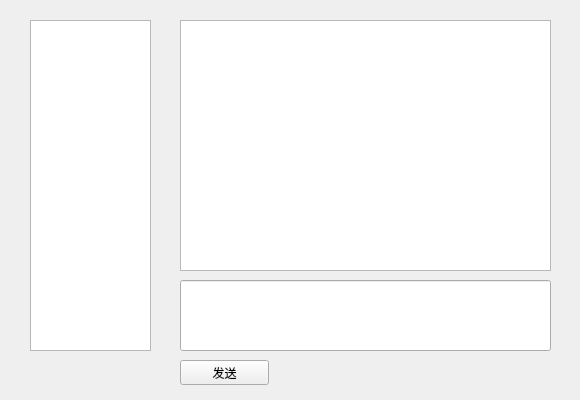
<?xml version="1.0" encoding="UTF-8"?>
<ui version="4.0">
 <class>ChatWidget</class>
 <widget class="QWidget" name="ChatWidget">
  <property name="geometry">
   <rect>
    <x>0</x>
    <y>0</y>
    <width>580</width>
    <height>400</height>
   </rect>
  </property>
  <property name="windowTitle">
   <string>chatWidget</string>
  </property>
  <widget class="QListWidget" name="friendList">
   <property name="geometry">
    <rect>
     <x>30</x>
     <y>20</y>
     <width>121</width>
     <height>331</height>
    </rect>
   </property>
  </widget>
  <widget class="QLineEdit" name="chatEdit">
   <property name="geometry">
    <rect>
     <x>180</x>
     <y>280</y>
     <width>371</width>
     <height>71</height>
    </rect>
   </property>
  </widget>
  <widget class="QTextEdit" name="chatWidget">
   <property name="geometry">
    <rect>
     <x>180</x>
     <y>20</y>
     <width>371</width>
     <height>251</height>
    </rect>
   </property>
  </widget>
  <widget class="QPushButton" name="send">
   <property name="geometry">
    <rect>
     <x>180</x>
     <y>360</y>
     <width>89</width>
     <height>25</height>
    </rect>
   </property>
   <property name="text">
    <string>发送</string>
   </property>
  </widget>
 </widget>
 <resources/>
 <connections/>
</ui>
